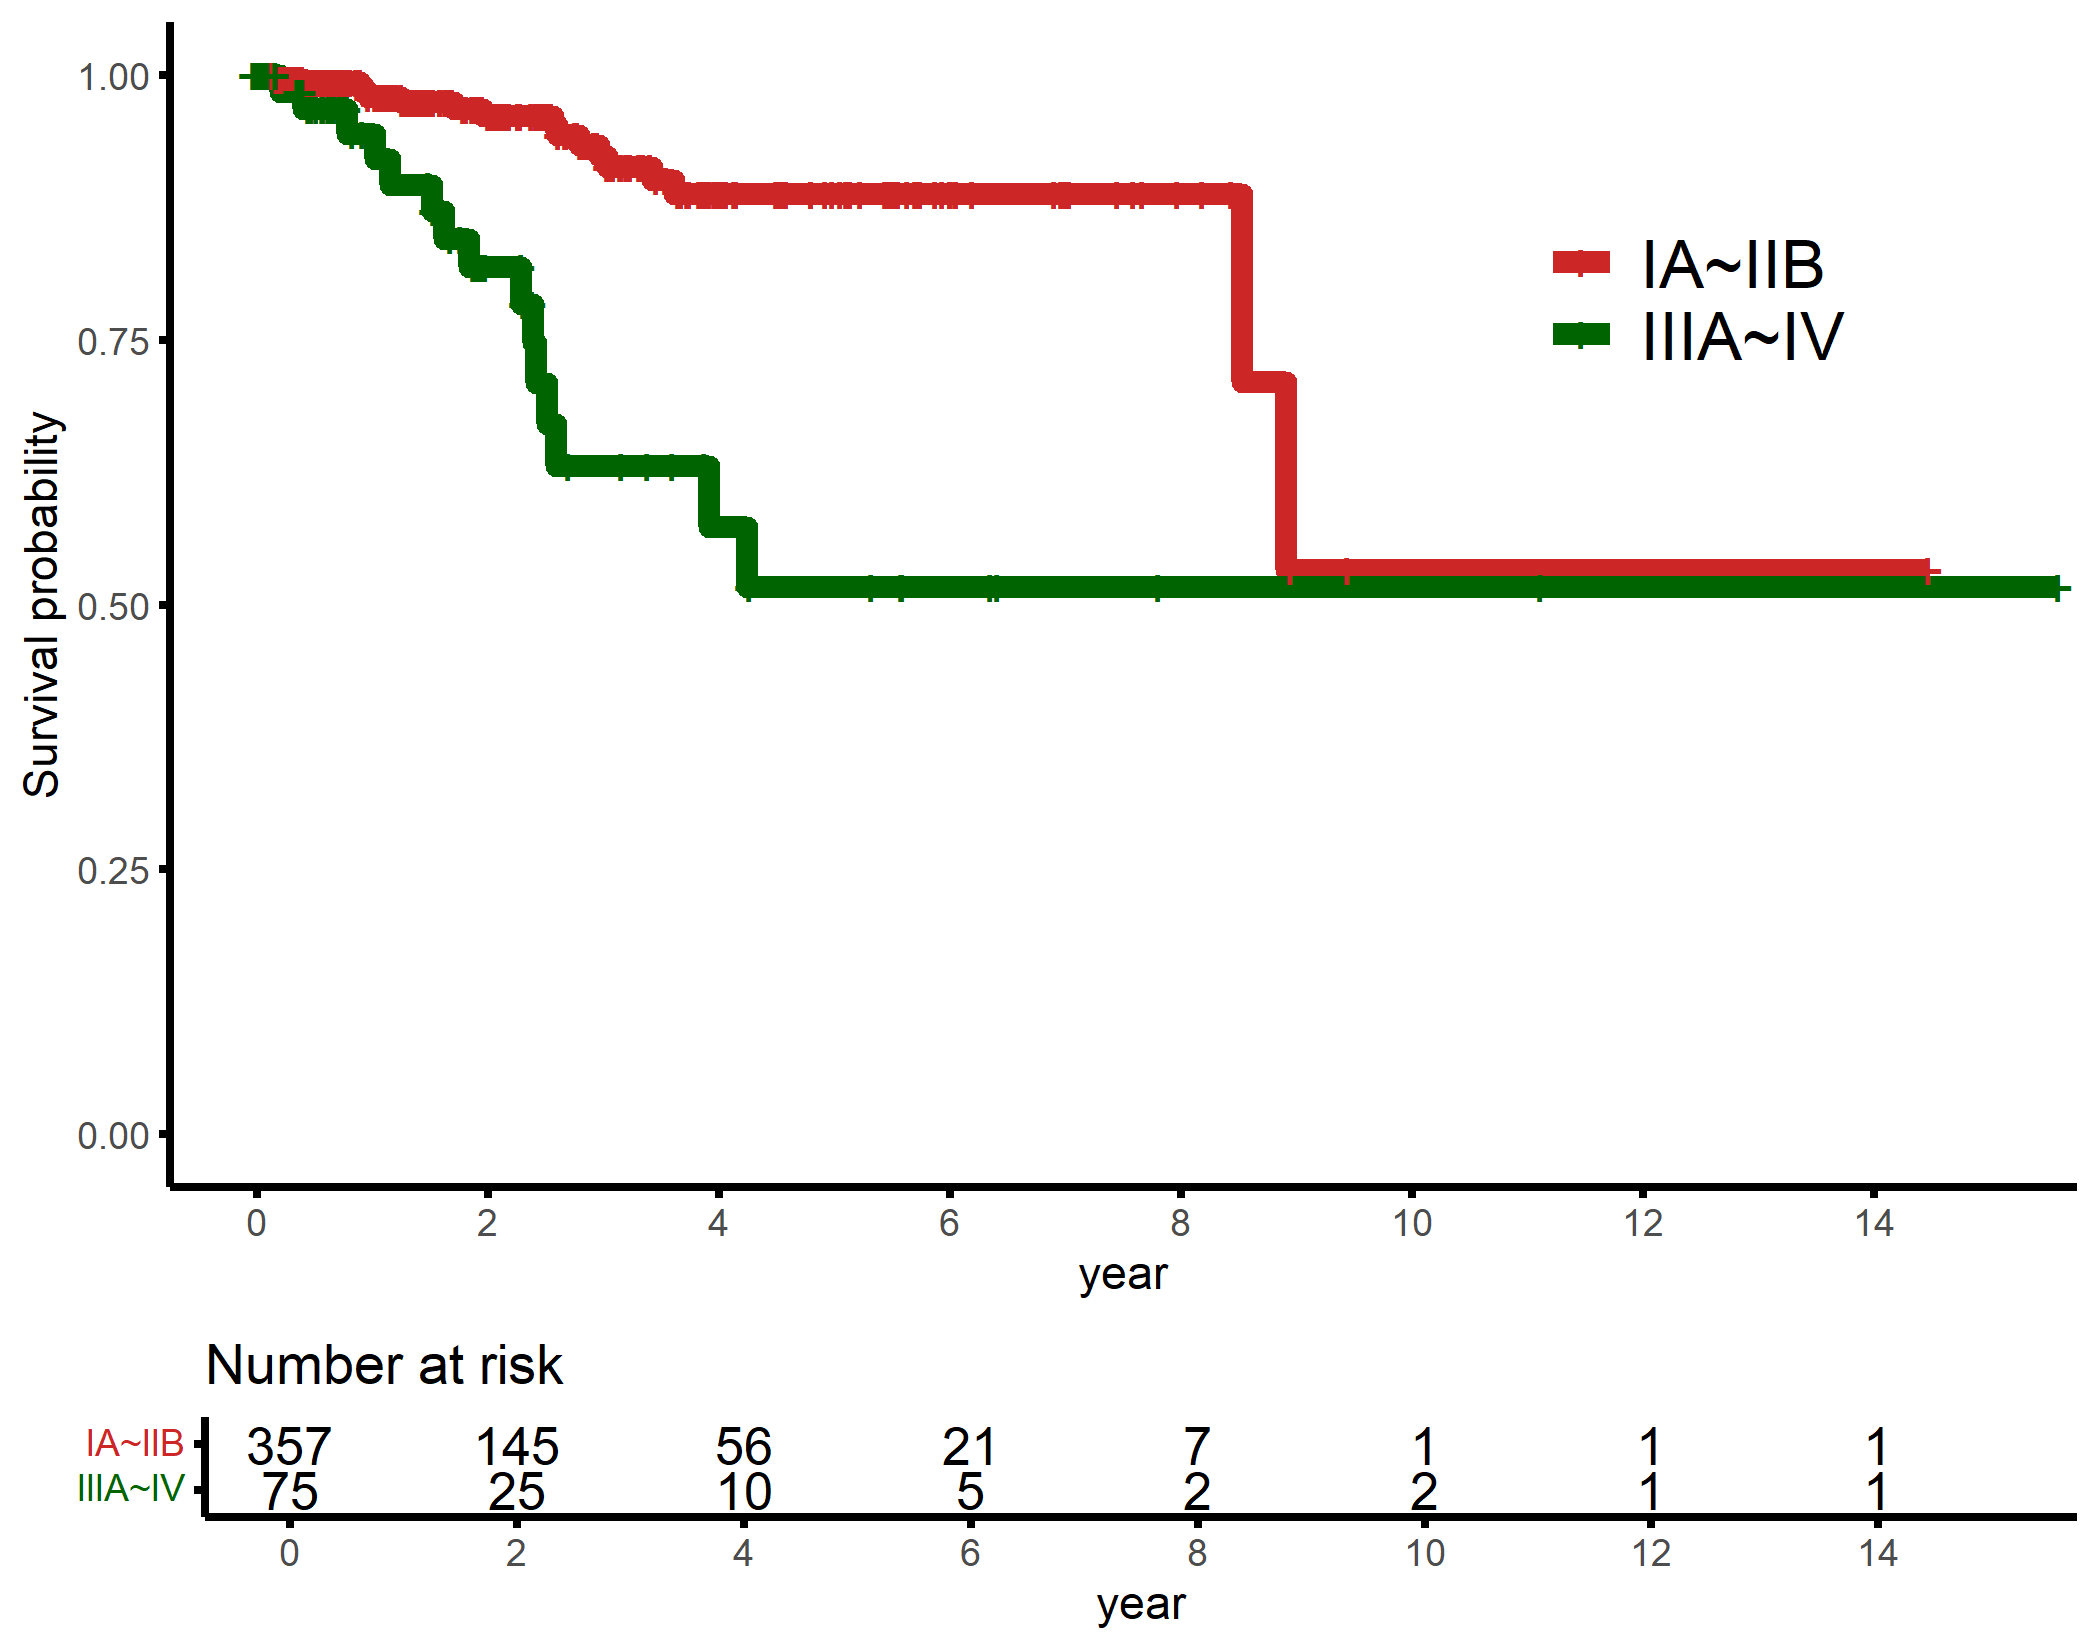

This figure's R source:
library(survival)
library(survminer)

linewidth=2.5
my_theme <- function() {
  theme(
    panel.background = element_rect(fill = "white"),
    axis.line = element_line(size = 1), 
    axis.ticks = element_line(size=1),
    panel.border = element_blank(), 
    panel.grid.major = element_blank(), 
    panel.grid.minor = element_blank(), 
  )
}

cli=read.table("data/UCEC_clinical.txt", header=T, sep="\t", check.names=F, row.names=1)
cli$time=cli$time/365
rt=cli

group = ifelse(rt[,"stage_index"]>5,"IIIA~IV","IA~IIB")
rt[,"group"] = group
length = length(levels(factor(group)))
diff = survdiff(Surv(time,state) ~group,data = rt)
pValue=1-pchisq(diff$chisq, df=length-1)
p=pValue
pValue1=paste0("p=",sprintf("%.011f",pValue))
fit <- survfit(Surv(time, state) ~group,data = rt)
bioCol=c("Firebrick3","#006400","#6E568C","#223D6C")
bioCol=bioCol[1:length]
surPlot=ggsurvplot(fit, 
                   data=rt,
                   conf.int=F,
                   lwd=linewidth,
                   legend.labs=levels(factor(rt[,"group"],levels = c("IA~IIB","IIIA~IV"))),
                   legend = c(0.8, 0.8),
                   legend.title="",
                   font.legend=16,
                   break.time.by = 2,
                   palette = bioCol,
                   ggtheme = my_theme(),
                   xlab="year",
                   ylab="Survival probability",
                   surv.median.line = "hv",
                   risk.table=T,
                   cumevents=F,
                   risk.table.height=.2,
)
png(file="survival.png", width=7*300, height=5.5*300,res=300)
print(surPlot)
dev.off()
cat("pValue1 ",pValue1,"\n")
